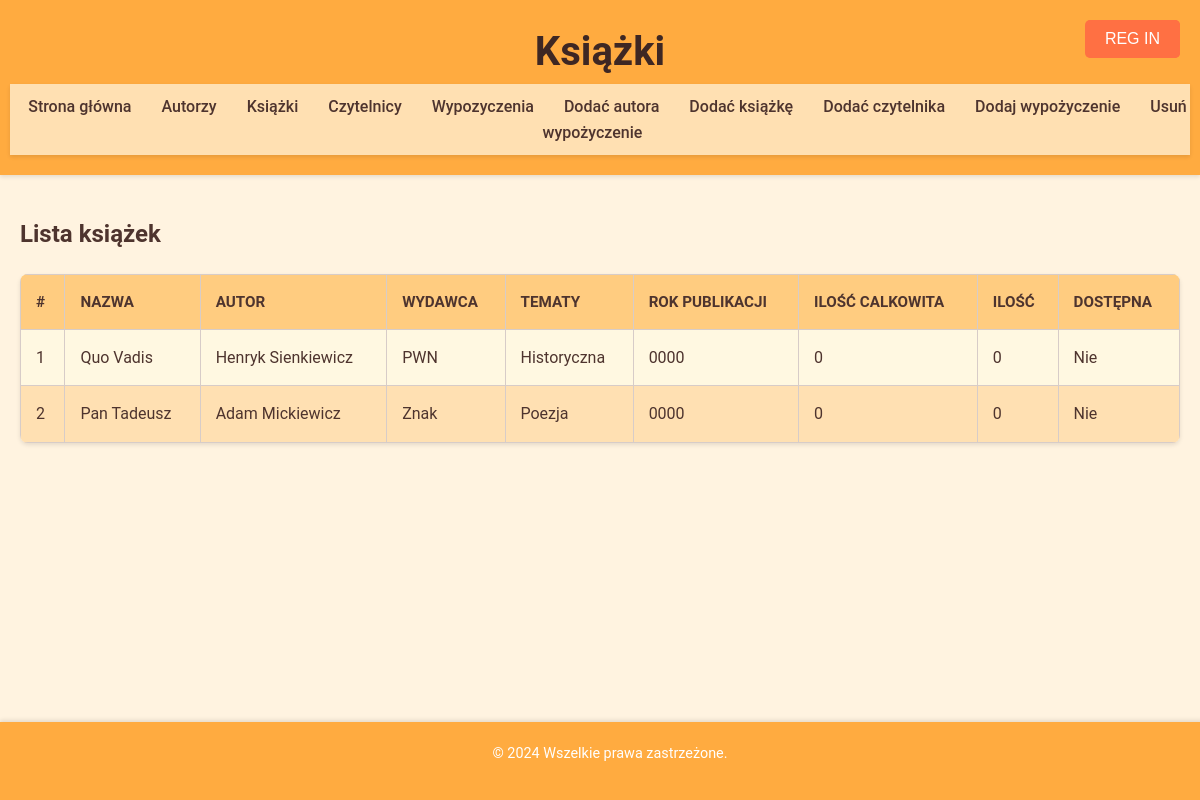
The app's page /Main/ksiazki.php with its own data.
### tables this page shows
CREATE TABLE ksiazka (
    id INT AUTO_INCREMENT PRIMARY KEY,
    tytul VARCHAR(200) NOT NULL,
    autor_id INT,
    wydawca_id INT,
    rok_wydania YEAR,
    tematyka_id INT,
    FOREIGN KEY (autor_id) REFERENCES autor(id),
    FOREIGN KEY (wydawca_id) REFERENCES wydawca(id),
    FOREIGN KEY (tematyka_id) REFERENCES tematyka(id)
);

CREATE TABLE wydawca (
    id INT AUTO_INCREMENT PRIMARY KEY,
    nazwa VARCHAR(100) NOT NULL
);

CREATE TABLE tematyka (
    id INT AUTO_INCREMENT PRIMARY KEY,
    nazwa VARCHAR(100) NOT NULL
);

### Main/ksiazki.php (the view, shortened to what this page needs)
<?php include 'baza.php'; ?>
<!DOCTYPE html>
<html lang="pl">
<head>
    <link rel="stylesheet" href="style.css">
</head>
<body>
    <header>
        <h1>Książki</h1>
        <?php include 'buttonLogOutInReg.php'; ?>
        <?php include 'navigation.php'; ?>
    </header>
    <main>
        <h2>Lista książek</h2>
        <table>
    <thead>
        <tr>
            <th>#</th>
            <th>Nazwa</th>
            <th>Autor</th>
            <th>Wydawca</th>
            <th>Tematy</th>
            <th>Rok publikacji</th>
            <th>Ilość calkowita</th>
            <th>Ilość</th>
            <th>Dostępna</th>
        </tr>
    </thead>
    <tbody>
        <?php
            $result = $conn->query("SELECT k.id, k.tytul, CONCAT(a.imie, ' ', a.nazwisko) AS autor, w.nazwa AS wydawca, t.nazwa AS tematyka,
            k.rok_wydania, k.ilosc_dostepnych, k.dostepnosc, k.ilosc_calkowita
            FROM ksiazka k
            JOIN autor a ON k.autor_id = a.id
            JOIN wydawca w ON k.wydawca_id = w.id
            JOIN tematyka t ON k.tematyka_id = t.id");
            if ($result->num_rows > 0) {
            while ($row = $result->fetch_assoc()) {
            $dostepnosc = ($row['ilosc_dostepnych'] == 0) ? "Nie" : "Tak";
            echo "<tr>
            <td>" . htmlspecialchars($row['id']) . "</td>
            <td>" . htmlspecialchars($row['tytul']) . "</td>
            <td>" . htmlspecialchars($row['autor']) . "</td>
            <td>" . htmlspecialchars($row['wydawca']) . "</td>
            <td>" . htmlspecialchars($row['tematyka']) . "</td>
            <td>" . htmlspecialchars($row['rok_wydania']) . "</td>
            <td>" . htmlspecialchars($row['ilosc_calkowita']) . "</td>
            <td>" . htmlspecialchars($row['ilosc_dostepnych']) . "</td>
            <td>" . $dostepnosc . "</td>
            </tr>";
            }
            } else {
            echo "<tr><td colspan='8'>Немає записів</td></tr>";
            }
        ?>
    </tbody>
</table>
    </main>
    <footer>
        <p>© 2024 Wszelkie prawa zastrzeżone.</p>
    </footer>
</body>
</html>

### Main/buttonLogOutInReg.php (shortened to what this page needs)
<?php if (isset($_SESSION['logged_in']) && $_SESSION['logged_in'] == true): ?>
    <form method="POST">
        <button type="submit" name="logout" class="action-button" id="Logout">Log out</button>
    </form>
<?php else: ?>
    <button onclick="window.location.href='login.php';" class="action-button" id="Login">Log in</button>
    <button onclick="window.location.href='register.php';" class="action-button" id="Regin">Reg in</button>
<?php endif; ?>

### Main/navigation.php
<?php
    $nav = '<nav>';
    $nav .= '<a href="startBiblioteka.php">Strona główna</a>';
    $nav .= '<a href="autorzy.php">Autorzy</a>';
    $nav .= '<a href="ksiazki.php">Książki</a>';
    $nav .= '<a href="czytelnicy.php">Czytelnicy</a>';
    $nav .= '<a href="wypozyczenia.php">Wypozyczenia</a>';
    $nav .= '<a href="addAutor.php">Dodać autora</a>';
    $nav .= '<a href="addKsiazka.php">Dodać książkę</a>';
    $nav .= '<a href="addCzytelnik.php">Dodać czytelnika</a>';
    $nav .= '<a href="addWypozycelnika.php">Dodaj wypożyczenie</a>';
    $nav .= '<a href="returnBook.php">Usuń wypożyczenie</a>';
    $nav .= '</nav>';
    echo $nav;
?>

### Main/style.css (style rules this page uses)
body { font-family: 'Roboto', Arial, sans-serif; margin: 0; padding: 0; background-color: #fff3e0; color: #4e342e; line-height: 1.6; }
header { background-color: #ffab40; padding: 20px 10px; text-align: center; box-shadow: 0px 2px 4px rgba(0, 0, 0, 0.1); }
header h1 { margin: 0; font-size: 2.5rem; color: #3e2723; }
nav { background-color: #ffe0b2; text-align: center; padding: 10px 0; box-shadow: 0px 2px 4px rgba(0, 0, 0, 0.1); }
nav a { text-decoration: none; margin: 0 15px; color: #4e342e; font-weight: 500; font-size: 1rem; transition: color 0.3s; }
main { padding: 40px 20px; max-width: 1200px; margin: 0 auto; }
table { width: 100%; border-collapse: collapse; margin-top: 20px; box-shadow: 0px 2px 4px rgba(0, 0, 0, 0.1); overflow: hidden; border-radius: 8px; }
table th, table td { border: 1px solid #d7ccc8; padding: 15px; text-align: left; font-size: 1rem; color: #4e342e; }
table th { background-color: #ffcc80; text-transform: uppercase; font-size: 0.95rem; font-weight: bold; }
table tr:nth-child(odd) { background-color: #fff8e1; }
table tr:nth-child(even) { background-color: #ffe0b2; }
footer { background-color: #ffab40; text-align: center; padding: 20px 10px; position: fixed; bottom: 0; width: 100%; color: #fff; font-size: 0.9rem; box-shadow: 0px -2px 4px rgba(0, 0, 0, 0.1); }
h1, h2, h3, h4, p { margin: 0 0 15px 0; }
.action-button { background-color: #ff7043; color: #fff; padding: 8px 12px; border: none; border-radius: 5px; text-transform: uppercase; cursor: pointer; font-size: 0.85rem; transition: background-color 0.3s; }
#Login, #Regin { position: absolute; right: 20px; top: 20px; }
#Login { background-color: #ff7043; color: white; padding: 10px 20px; border-radius: 5px; font-size: 1rem; border: none; cursor: pointer; text-transform: uppercase; transition: background-color 0.3s; }
#Regin { background-color: #ff7043; color: white; padding: 10px 20px; border-radius: 5px; font-size: 1rem; border: none; cursor: pointer; text-transform: uppercase; transition: background-color 0.3s; }

### records on screen
ksiazka: id "1", tytul "Quo Vadis", autor "Henryk Sienkiewicz", wydawca.nazwa "PWN", tematyka.nazwa "Historyczna", rok_wydania "0000", ilosc_calkowita "0", ilosc_dostepnych "0", ilosc_dostepnych "Nie"
ksiazka: id "2", tytul "Pan Tadeusz", autor "Adam Mickiewicz", wydawca.nazwa "Znak", tematyka.nazwa "Poezja", rok_wydania "0000", ilosc_calkowita "0", ilosc_dostepnych "0", ilosc_dostepnych "Nie"
